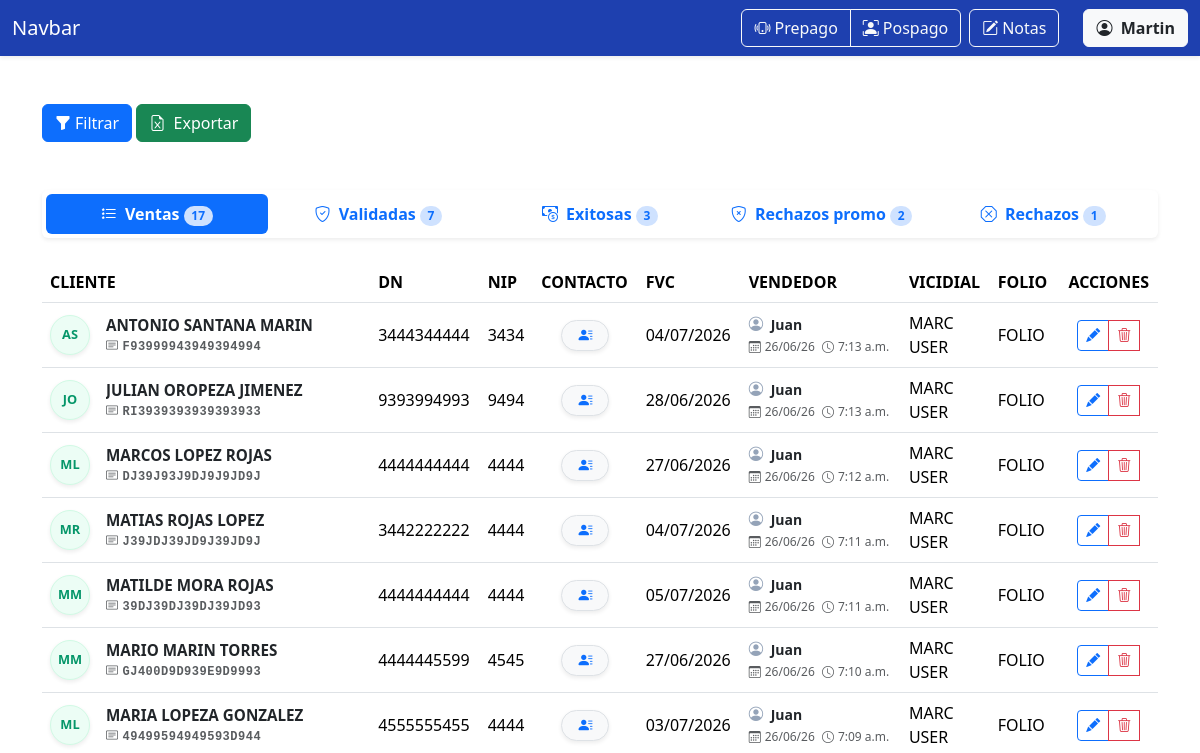
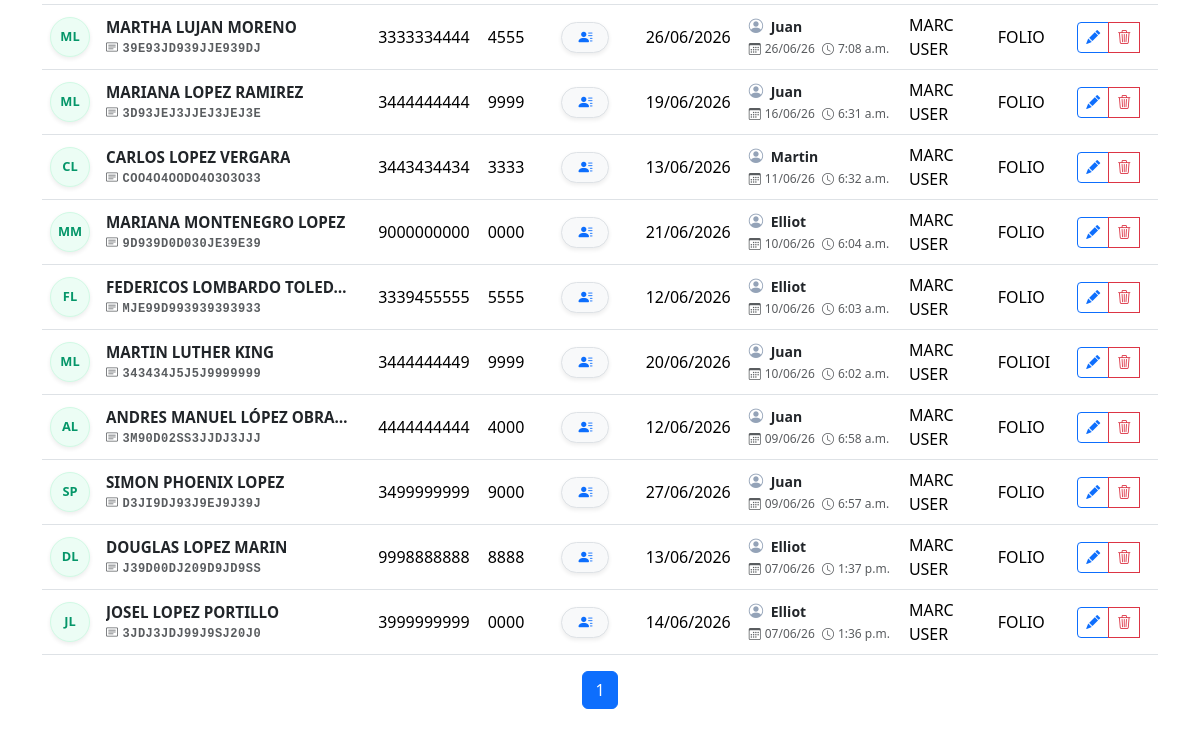
The page /ventas/prepago/?rol=superior (signed in) on the database as committed earlier (2 pictures, top to bottom).
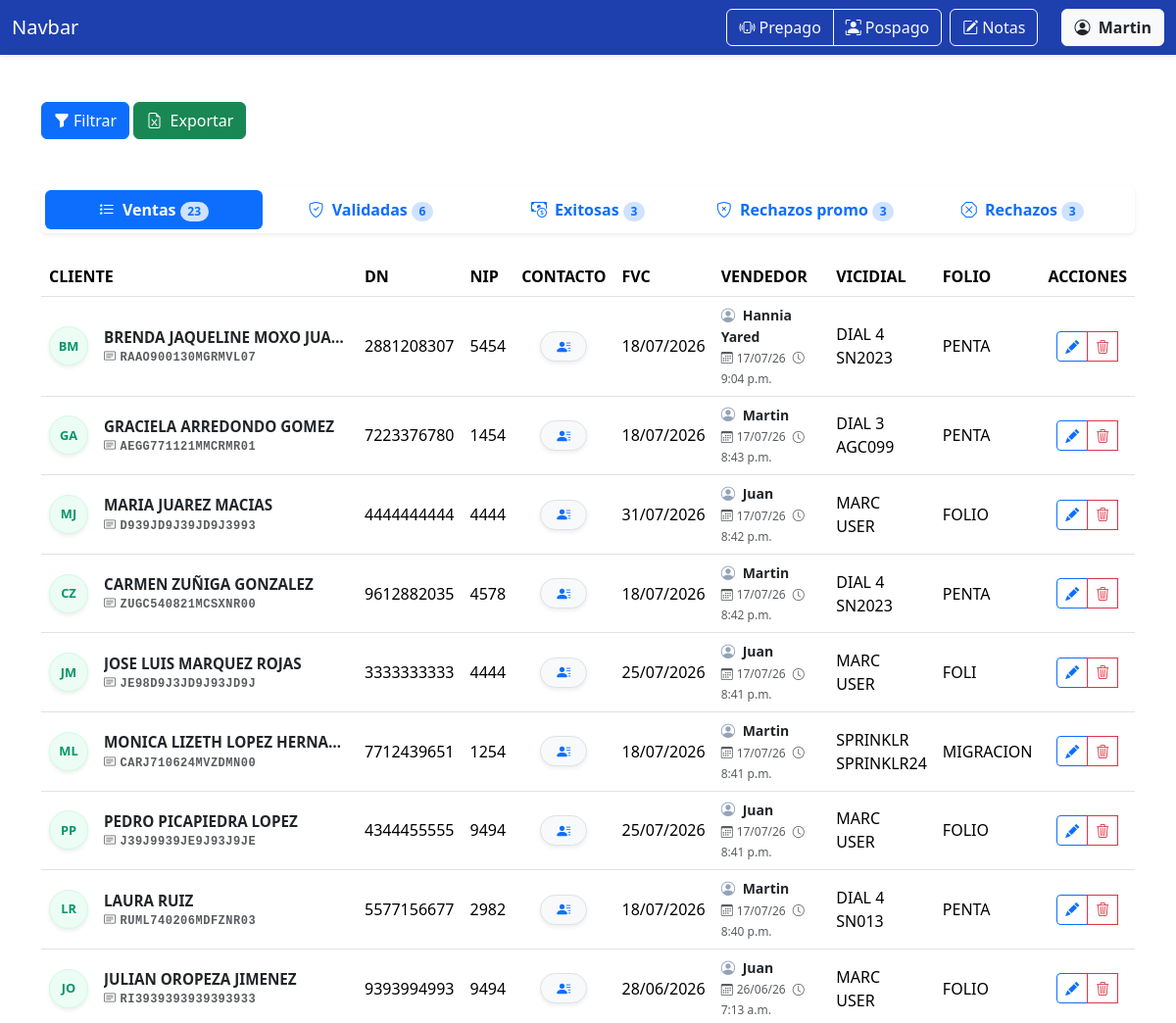
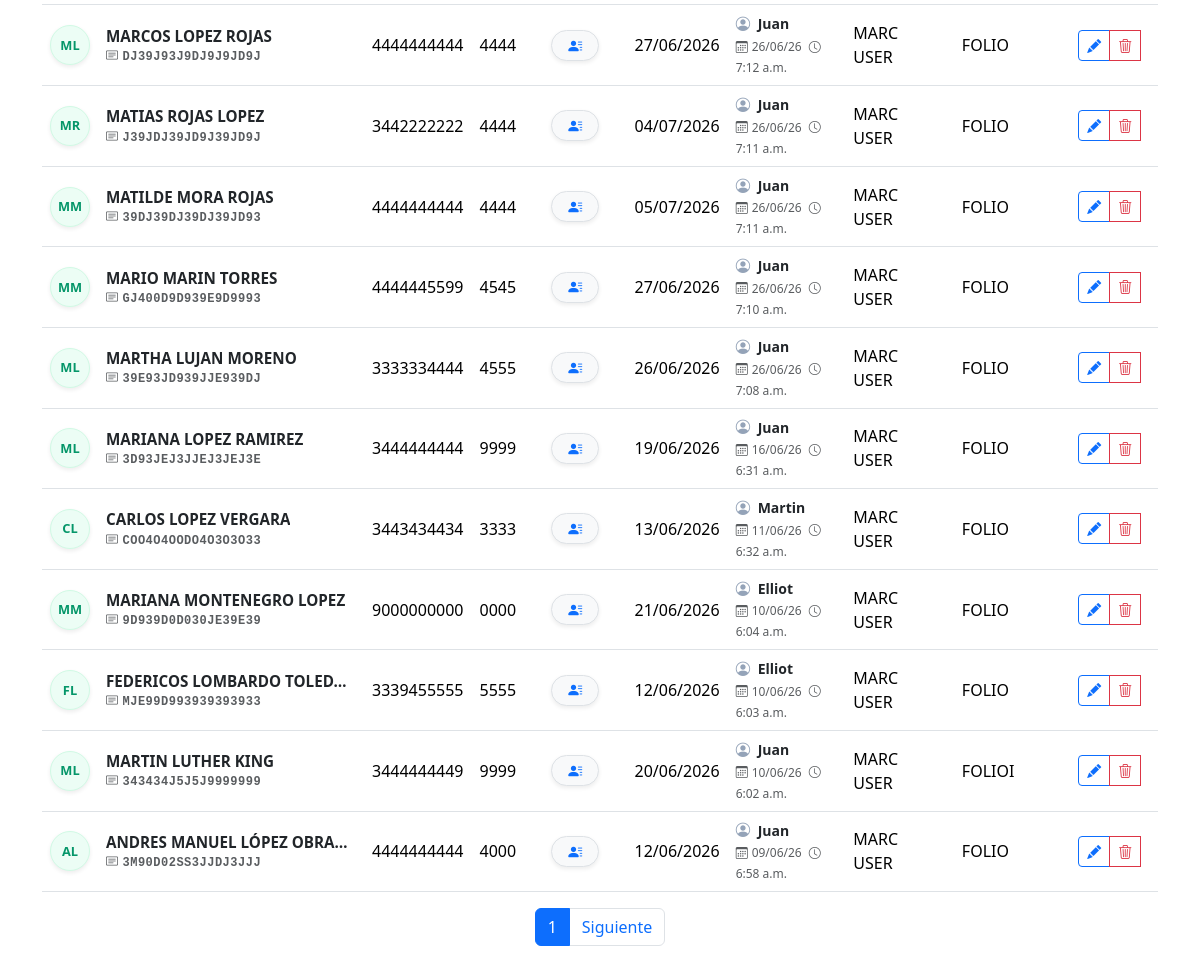
The same page on the database as committed later (2 pictures, top to bottom).
### ventas/models.py (models this page shows)
class VentaPrepago(models.Model):
    nombre = models.CharField('NOMBRE(S)', max_length=100)
    apellido_paterno = models.CharField('APELLIDO PATERNO', max_length=100)
    apellido_materno = models.CharField(
        'APELLIDO MATERNO', max_length=100, blank=True, default='')
    curp = models.CharField('CURP', max_length=18, validators=[
                            MinLengthValidator(18)])
    dn = models.CharField('DN', max_length=10, validators=[
                          numeric_validator, MinLengthValidator(10)])
    nip = models.CharField('NIP', max_length=4, validators=[
                           numeric_validator, MinLengthValidator(4)], help_text='Solo se permiten números.')
    contact1 = models.CharField('CONTACTO1', max_length=16, validators=[
                                MinLengthValidator(10), RegexValidator(r'^[A-Z0-9 ]+$')])
    contact2 = models.CharField('CONTACTO 2', max_length=10, validators=[
                                numeric_validator, MinLengthValidator(10)])
    fvc = models.DateField('FVC')
    acepta_promo = models.BooleanField(
        'ACEPTA PROMO', null=True, blank=True, choices=[(True, 'Sí'), (False, 'No')])
    STATUS_CHOICES = [
        ('en_proceso', 'EN PROCESO'),
        ('nip_incorrecto', 'NIP INCORRECTO'),
        ('curp_incorrecto', 'CURP INCORRECTO'),
        ('sin_fvc', 'SIN FVC'),
        ('exitosa', 'EXITOSA'),
        ('baja_exportada', 'BAJA EXPORTADA'),
        ('alta', 'ALTA'),
        ('gestionada_por_otro_call_center', 'GESTIONADA POR OTRO CALL CENTER'),
        ('sin_nip', 'SIN NIP'),
        ('futura', 'FUTURA'),
        ('linea_movistar', 'LINEA MOVISTAR'),
        ('cac_lejano', 'CAC LEJANO'),
    ]
    status = models.CharField(
        'Status',
        max_length=100,
        choices=STATUS_CHOICES,
        default='en_proceso'
    )
    email = models.EmailField('EMAIL', max_length=254)
    folio = models.CharField('FOLIO', max_length=100)
    usuario_marcador = models.CharField('USUARIO MARCADOR', max_length=100)
    marcador = models.CharField('MARCADOR', max_length=100)
    validador = models.ForeignKey(
        User, on_delete=models.SET_NULL, null=True, blank=True, related_name='validador')
    supervisor = models.ForeignKey(
        User, on_delete=models.SET_NULL, null=True, blank=True, related_name='supervisor')
    created = models.DateTimeField(auto_now_add=True)
    user = models.ForeignKey(
        User, on_delete=models.CASCADE, related_name='vendedor')

### ventas/views.py (the view, shortened to what this page needs)
# urls.py: path('prepago/', views.prepago, name='prepago'),
@login_required
def prepago(request):
    es_vendedor = request.user.groups.filter(name='VENDEDORES').exists()
    es_superior = request.user.is_superuser or request.user.groups.filter(
        name__in=['VALIDADORES', 'SUPERVISORES']).exists()
    es_supervisor = request.user.is_superuser or request.user.groups.filter(
        name='SUPERVISORES').exists()
    if es_superior:
        if request.GET.get('rol'):
            request.session['rol_activo_prepago'] = request.GET.get('rol')
        if request.session.get('rol_activo_prepago') == 'vendedor':
            es_vendedor = True
        else:
            es_vendedor = False
            pass  # El rol activo sigue siendo el de superior, no hacemos cambios
    else:
        request.session['rol_activo_prepago'] = 'vendedor'
        es_vendedor = True
        es_superior = False
    if request.method == 'GET':
        ventas_prepago_usuario = request.GET.get('ventas_prepago_usuario')
        if request.session.get('rol_activo_prepago') == 'vendedor':
            base_queryset = VentaPrepago.objects.filter(
                user=request.user)
        else:
            if ventas_prepago_usuario:
                base_queryset = VentaPrepago.objects.filter(
                    user_id=ventas_prepago_usuario)
            else:
                base_queryset = VentaPrepago.objects.all()
        fecha_inicio = request.GET.get('fechaInicio')
        fecha_fin = request.GET.get('fechaFin')
        if fecha_inicio:
            base_queryset = base_queryset.filter(
                created__date__gte=fecha_inicio)
        if fecha_fin:
            base_queryset = base_queryset.filter(created__date__lte=fecha_fin)
        filtro_dn = request.GET.get('dn', '').strip()
        if filtro_dn:
            base_queryset = base_queryset.filter(dn=filtro_dn)
        filtro_curp = request.GET.get('curp', '').strip().upper()
        if filtro_curp:
            base_queryset = base_queryset.filter(curp=filtro_curp)
        filtro_folio = request.GET.get('folio', '').strip().upper()
        if filtro_folio:
            base_queryset = base_queryset.filter(folio=filtro_folio)
        filtro_status_prepago = request.GET.get('status_prepago', '').strip()
        if filtro_status_prepago == 'ventas':
            base_queryset = base_queryset.filter(acepta_promo=None)
        elif filtro_status_prepago == 'validadas':
            base_queryset = base_queryset.filter(
                acepta_promo=True, status='en_proceso')
        elif filtro_status_prepago == 'exitosas':
            base_queryset = base_queryset.filter(status='exitosa')
        elif filtro_status_prepago == 'rechazos_promo':
            base_queryset = base_queryset.filter(acepta_promo=False)
        elif filtro_status_prepago == 'rechazos':
            base_queryset = base_queryset.exclude(acepta_promo=None).exclude(
                status='exitosa').exclude(status='en_proceso')
        def paginar(queryset, request, parametro):
            pagina = request.GET.get(parametro, 1)
            return Paginator(queryset, 20).get_page(pagina)
        ventas_prepago = base_queryset.filter(
            acepta_promo=None).order_by('-created')
        ventas_prepago_validadas = base_queryset.filter(
            acepta_promo=True, status='en_proceso').order_by('-created')
        ventas_prepago_exitosas = base_queryset.filter(
            status='exitosa').order_by('-created')
        ventas_prepago_rechazos_promo = base_queryset.filter(
            acepta_promo=False).order_by('-created')
        ventas_prepago_rechazos = base_queryset.exclude(acepta_promo=None).exclude(
            status='exitosa').exclude(status='en_proceso').order_by('-created')
        ventas_prepago = paginar(
            ventas_prepago,
            request,
            'ventas_page'
        )
        ventas_prepago_validadas = paginar(
            ventas_prepago_validadas,
            request,
            'ventas_validadas_page'
        )
        ventas_prepago_exitosas = paginar(
            ventas_prepago_exitosas,
            request,
            'ventas_exitosas_page'
        )
        ventas_prepago_rechazos_promo = paginar(
            ventas_prepago_rechazos_promo,
            request,
            'ventas_rechazos_promo_page'
        )
        ventas_prepago_rechazos = paginar(
            ventas_prepago_rechazos,
            request,
            'ventas_rechazos_page'
        )
        params = request.GET.copy()
        for page in [
            'ventas_page',
            'ventas_validadas_page',
            'ventas_exitosas_page',
            'ventas_rechazos_promo_page',
            'ventas_rechazos_page',
            'tab'
        ]:
            params.pop(page, None)
        return render(request, 'prepago.html', {
            'form': VentaPrepagoForm(user=request.user, rol_activo=request.session.get('rol_activo_prepago')),
            'ventas_prepago': ventas_prepago,
            'ventas_prepago_validadas': ventas_prepago_validadas,
            'ventas_prepago_exitosas': ventas_prepago_exitosas,
            'ventas_prepago_rechazos_promo': ventas_prepago_rechazos_promo,
            'ventas_prepago_rechazos': ventas_prepago_rechazos,
            'es_superior': es_superior,  # Pasamos esta bandera al HTML
            'es_supervisor': es_supervisor,  # Pasamos esta bandera al HTML
            'es_vendedor': es_vendedor,  # Pasamos esta bandera al HTML
            'fecha_inicio': fecha_inicio,  # Para mantener el filtro en la interfaz
            'fecha_fin': fecha_fin,  # Para mantener el filtro en la interfaz
            'usuarios': User.objects.filter(is_active=True).order_by('username'),
            'ventas_prepago_usuario': ventas_prepago_usuario,
            'filtro_dn': filtro_dn,
            'filtro_curp': filtro_curp,
            'filtro_folio': filtro_folio,
            'filtro_status_prepago': filtro_status_prepago,
            'params': params.urlencode(),
        })

### ventas/templates/prepago.html (shortened to what this page needs)
{% extends 'base.html' %} {% block content %}
  <div class="container mt-5">
    <button type="button" class="btn btn-primary" data-bs-toggle="collapse" data-bs-target="#collapseFiltroPrepago" aria-expanded="false" aria-controls="collapseFiltroPrepago"><i class="bi bi-funnel-fill me-1"></i>Filtrar</button>
    {% if es_supervisor %}
      <button type="button" class="btn btn-success" onclick="location.href = window.location.search ? window.location.search + '&exportar=true' : '?exportar=true'"><i class="bi bi-file-earmark-excel me-1"></i> Exportar</button>
    {% endif %}
  </div>
  <div class="container mt-5 mb-5" id="moduloVentas">
    <ul class="nav nav-pills nav-justified mb-4 shadow-sm p-1 bg-white rounded fw-bold">
      <li class="nav-item">
        <button class="nav-link {% if not request.GET.tab or request.GET.tab == 'ventas' %}active{% endif %}" data-bs-toggle="tab" data-bs-target="#ventas"><i class="bi bi-list-stars me-1"></i> Ventas<span class="badge rounded-pill bg-primary-subtle text-primary ms-1 px-2.5 py-1">{{ ventas_prepago.paginator.count }}</span></button>
      </li>
      <li class="nav-item">
        <button class="nav-link {% if request.GET.tab == 'validadas' %}active{% endif %}" data-bs-toggle="tab" data-bs-target="#validadas"><i class="bi bi-shield-check me-1"></i> Validadas<span class="badge rounded-pill bg-primary-subtle text-primary ms-1 px-2.5 py-1">{{ ventas_prepago_validadas.paginator.count }}</span></button>
      </li>
      <li class="nav-item">
        <button class="nav-link" data-bs-toggle="tab" data-bs-target="#exitosas"><i class="bi bi-cash-coin me-1"></i> Exitosas<span class="badge rounded-pill bg-primary-subtle text-primary ms-1 px-2.5 py-1">{{ ventas_prepago_exitosas.paginator.count }}</span></button>
      </li>
      <li class="nav-item">
        <button class="nav-link" data-bs-toggle="tab" data-bs-target="#rechazos_promo"><i class="bi bi-shield-x me-1"></i> Rechazos promo<span class="badge rounded-pill bg-primary-subtle text-primary ms-1 px-2.5 py-1">{{ ventas_prepago_rechazos_promo.paginator.count }}</span></button>
      </li>
      <li class="nav-item">
        <button class="nav-link" data-bs-toggle="tab" data-bs-target="#rechazos"><i class="bi bi-x-octagon me-1"></i> Rechazos<span class="badge rounded-pill bg-primary-subtle text-primary ms-1 px-2.5 py-1">{{ ventas_prepago_rechazos.paginator.count }}</span></button>
      </li>
    </ul>
    <div class="tab-content mt-3" id="pills-tabContent">
      <div class="tab-pane fade {% if not request.GET.tab or request.GET.tab == 'ventas' %}show active{% endif %}" id="ventas" role="tabpanel">
        <table class="table table-hover align-middle">
          <thead>
            <tr>
              <th scope="col">CLIENTE</th>
              <th scope="col">DN</th>
              <th scope="col">NIP</th>
              <th scope="col">CONTACTO</th>
              <th scope="col">FVC</th>
              <th scope="col">VENDEDOR</th>
              <th scope="col">VICIDIAL</th>
              <th scope="col">FOLIO</th>
              {% if es_superior %}
                <th scope="col" class="text-center">ACCIONES</th>
              {% endif %}
            </tr>
          </thead>
          <tbody>
            {% for venta_prepago in ventas_prepago %}
              {% include 'components_prepago/tabla_ventas_prepago.html' with tab_id='ventas' %}
            {% endfor %}
          </tbody>
        </table>
        {% include 'components_prepago/paginacion_prepago.html' with page_obj=ventas_prepago page_param='ventas_page' tab_id='ventas' %}
      </div>
    </div>
  </div>
{% endblock %}

### ventas/templates/components_prepago/tabla_ventas_prepago.html (shortened to what this page needs)
<tr>
  <th scope="row" class="align-middle">
    <div class="d-flex align-items-center">
      <div class="avatar-circle me-3 d-flex align-items-center justify-content-center shadow-sm" style="width: 40px; height: 40px; background-color: #ecfdf5; color: #059669; border: 1px solid #d1fae5; border-radius: 50%; font-weight: bold; font-size: 0.8rem; flex-shrink: 0;">{{ venta_prepago.nombre|first|upper }}{{ venta_prepago.apellido_paterno|first|upper }}</div>
      <div class="d-flex flex-column" style="line-height: 1.2;">
        <span class="text-dark fw-bold" style="font-size: 0.95rem; max-width: 250px; overflow: hidden; text-overflow: ellipsis; white-space: nowrap;" title="{{ venta_prepago.nombre }} {{ venta_prepago.apellido_paterno }} {{ venta_prepago.apellido_materno }}">{{ venta_prepago.nombre }} {{ venta_prepago.apellido_paterno }} {{ venta_prepago.apellido_materno }}</span>
        <small class="text-muted font-monospace mt-1" style="font-size: 0.75rem; letter-spacing: 0.5px; white-space: nowrap;"><i class="bi bi-card-text me-1"></i>{{ venta_prepago.curp }}</small>
      </div>
    </div>
  </th>
  <td>{{ venta_prepago.dn }}</td>
  <td>{{ venta_prepago.nip }}</td>
  <td class="align-middle text-center">
    <button type="button" class="btn btn-sm btn-light border shadow-sm rounded-pill px-3" data-bs-toggle="popover" data-bs-placement="right" data-bs-html="true" data-bs-content="
              <div class='text-start small'>
              <i class='bi bi-telephone-fill me-1 text-primary'></i>{{ venta_prepago.contact1 }}<br>
              <i class='bi bi-telephone-fill me-1 text-primary'></i>{{ venta_prepago.contact2 }}<br>
              <hr class='my-1'>
              <i class='bi bi-envelope-fill me-1 text-primary'></i>
              <span class='text-primary'>{{ venta_prepago.email }}</span>
            </div>"><i class="bi bi-person-lines-fill text-primary"></i></button>
  </td>
  <td>{{ venta_prepago.fvc|date:'d/m/Y' }}</td>
  <td>
    <div class="text-muted small">
      <i class="bi bi-person-circle me-1" style="color: #94a3b8; font-size: 0.9rem;"></i>
      <span class="fw-bold text-dark me-2">{{ venta_prepago.user.first_name }}</span> <br />
      <span style="font-size: 0.75rem;">
        <i class="bi bi-calendar3 me-1"></i>{{ venta_prepago.created|date:'d/m/y' }}
        <i class="bi bi-clock ms-1 me-1"></i>{{ venta_prepago.created|time:'g:i a' }}
      </span>
    </div>
  </td>
  <td>
    {{ venta_prepago.marcador }}<br />
    {{ venta_prepago.usuario_marcador }}
  </td>
  <td>{{ venta_prepago.folio }}</td>
  <td class="text-center">
    <div class="btn-group" role="group">
      {% if es_superior %}
        <button type="button" class="btn btn-sm btn-outline-primary" title="Editar" data-bs-toggle="modal" data-bs-target="#updatePrepagoModal{{ venta_prepago.id }}"><i class="bi bi-pencil-fill"></i></button>
        <button type="button" class="btn btn-sm btn-outline-danger" title="Eliminar" data-bs-toggle="modal" data-bs-target="#deletePrepagoModal{{ venta_prepago.id }}"><i class="bi bi-trash3"></i></button>
      {% endif %}
    </div>
  </td>
</tr>

Rows that differ between the two databases and show on the page:
no longer on this page (row edited): VentaPrepago: nombre|first "A", apellido_paterno|first "S", nombre "ANTONIO", apellido_paterno "SANTANA", apellido_materno "MARIN", curp "F93999943949394994", dn "3444344444", nip "3434", fvc "04/07/2026", user.first_name "Juan", created "26/06/26", created "7:13 a.m.", marcador "MARC", usuario_marcador "USER", folio "FOLIO"
no longer on this page (row edited): VentaPrepago: nombre|first "M", apellido_paterno|first "L", nombre "MARIA", apellido_paterno "LOPEZA", apellido_materno "GONZALEZ", curp "49499594949593D944", dn "4555555455", nip "4444", fvc "03/07/2026", user.first_name "Juan", created "26/06/26", created "7:09 a.m.", marcador "MARC", usuario_marcador "USER", folio "FOLIO"
no longer on this page (row unchanged): VentaPrepago: nombre|first "S", apellido_paterno|first "P", nombre "SIMON", apellido_paterno "PHOENIX", apellido_materno "LOPEZ", curp "D3JI9DJ93J9EJ9J39J", dn "3499999999", nip "9000", fvc "27/06/2026", user.first_name "Juan", created "09/06/26", created "6:57 a.m.", marcador "MARC", usuario_marcador "USER", folio "FOLIO"
no longer on this page (row unchanged): VentaPrepago: nombre|first "D", apellido_paterno|first "L", nombre "DOUGLAS", apellido_paterno "LOPEZ", apellido_materno "MARIN", curp "J39D00DJ209D9JD9SS", dn "9998888888", nip "8888", fvc "13/06/2026", user.first_name "Elliot", created "07/06/26", created "1:37 p.m.", marcador "MARC", usuario_marcador "USER", folio "FOLIO"
no longer on this page (row unchanged): VentaPrepago: nombre|first "J", apellido_paterno|first "L", nombre "JOSEL", apellido_paterno "LOPEZ", apellido_materno "PORTILLO", curp "3JDJ3JDJ99J9SJ20J0", dn "3999999999", nip "0000", fvc "14/06/2026", user.first_name "Elliot", created "07/06/26", created "1:36 p.m.", marcador "MARC", usuario_marcador "USER", folio "FOLIO"
added VentaPrepago: nombre|first "B", apellido_paterno|first "M", nombre "BRENDA JAQUELINE", apellido_paterno "MOXO", apellido_materno "JUA…", curp "RAAO900130MGRMVL07", dn "2881208307", nip "5454", fvc "18/07/2026", user.first_name "Hannia Yared", created "17/07/26", created "9:04 p.m.", marcador "DIAL 4", usuario_marcador "SN2023", folio "PENTA"
added VentaPrepago: nombre|first "G", apellido_paterno|first "A", nombre "GRACIELA", apellido_paterno "ARREDONDO", apellido_materno "GOMEZ", curp "AEGG771121MMCRMR01", dn "7223376780", nip "1454", fvc "18/07/2026", user.first_name "Martin", created "17/07/26", created "8:43 p.m.", marcador "DIAL 3", usuario_marcador "AGC099", folio "PENTA"
added VentaPrepago: nombre|first "M", apellido_paterno|first "J", nombre "MARIA", apellido_paterno "JUAREZ", apellido_materno "MACIAS", curp "D939JD9J39JD9J3993", dn "4444444444", nip "4444", fvc "31/07/2026", user.first_name "Juan", created "17/07/26", created "8:42 p.m.", marcador "MARC", usuario_marcador "USER", folio "FOLIO"
added VentaPrepago: nombre|first "C", apellido_paterno|first "Z", nombre "CARMEN", apellido_paterno "ZUÑIGA", apellido_materno "GONZALEZ", curp "ZUGC540821MCSXNR00", dn "9612882035", nip "4578", fvc "18/07/2026", user.first_name "Martin", created "17/07/26", created "8:42 p.m.", marcador "DIAL 4", usuario_marcador "SN2023", folio "PENTA"
added VentaPrepago: nombre|first "J", apellido_paterno|first "M", nombre "JOSE LUIS", apellido_paterno "MARQUEZ", apellido_materno "ROJAS", curp "JE98D9J3JD9J93JD9J", dn "3333333333", nip "4444", fvc "25/07/2026", user.first_name "Juan", created "17/07/26", created "8:41 p.m.", marcador "MARC", usuario_marcador "USER", folio "FOLI"
added VentaPrepago: nombre|first "M", apellido_paterno|first "L", nombre "MONICA LIZETH", apellido_paterno "LOPEZ", apellido_materno "HERNA…", curp "CARJ710624MVZDMN00", dn "7712439651", nip "1254", fvc "18/07/2026", user.first_name "Martin", created "17/07/26", created "8:41 p.m.", marcador "SPRINKLR", usuario_marcador "SPRINKLR24", folio "MIGRACION"
added VentaPrepago: nombre|first "P", apellido_paterno|first "P", nombre "PEDRO", apellido_paterno "PICAPIEDRA", apellido_materno "LOPEZ", curp "J39J9939JE9J93J9JE", dn "4344455555", nip "9494", fvc "25/07/2026", user.first_name "Juan", created "17/07/26", created "8:41 p.m.", marcador "MARC", usuario_marcador "USER", folio "FOLIO"
added VentaPrepago: nombre|first "L", apellido_paterno|first "R", nombre "LAURA", apellido_paterno "RUIZ", curp "RUML740206MDFZNR03", dn "5577156677", nip "2982", fvc "18/07/2026", user.first_name "Martin", created "17/07/26", created "8:40 p.m.", marcador "DIAL 4", usuario_marcador "SN013", folio "PENTA"
Other text that changed with them:
{{ ventas_prepago.paginator.count }}: "17" → "23"
{{ ventas_prepago_validadas.paginator.count }}: "7" → "6"
{{ ventas_prepago_rechazos_promo.paginator.count }}: "2" → "3"
{{ ventas_prepago_rechazos.paginator.count }}: "1" → "3"
text now shown: "Siguiente"
